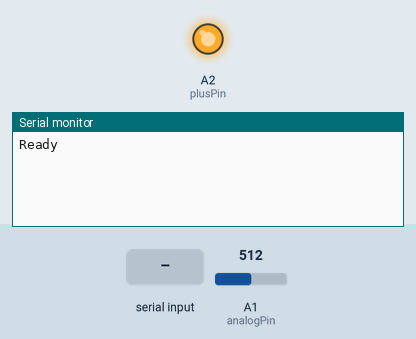
Recording of a sketch running on a simulated Arduino Uno, built with avr-gcc and run on an emulated ATmega328P. Shown: output pins drawn as LEDs (lit = HIGH), the last lines printed to the serial monitor. The inputs (shaded band) are chosen by the test bench; at power-on: A1 (analogPin) = 512. EEPROM starts erased.

Above: at 1.2 s.
1.3 s: "G" received over Serial
At 2.2 s:
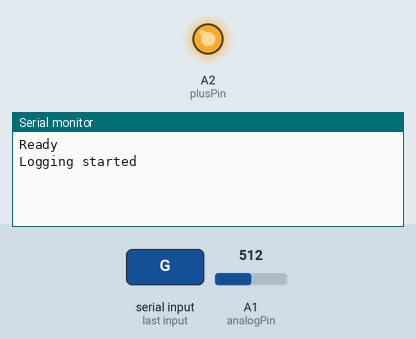
11.5 s: "c" received over Serial
At 12.4 s:
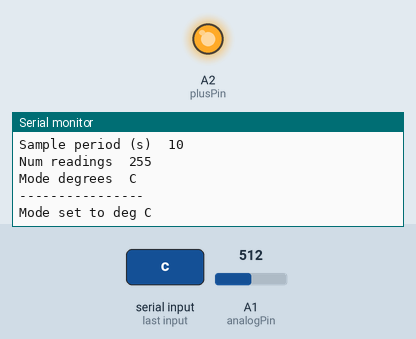
13.0 s: "f" received over Serial
At 13.5 s:
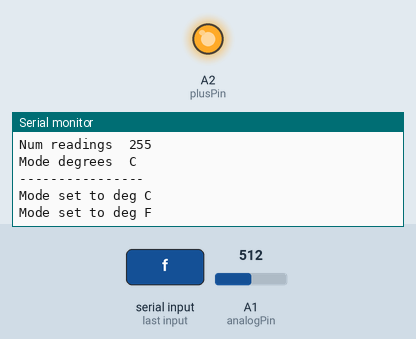

The sketch:

Project_13_temp_logger.ino
```cpp
// Project 13 - Temperature Logger
#include <EEPROM.h>

#define analogPin 1
#define gndPin A0
#define plusPin A2
#define maxReadings 1000

int lastReading = 0;

boolean loggingOn;
//long period = 300;
long period = 10000; // 10 seconds
long lastLoggingTime = 0;
char mode = 'C';

void setup()
{
   pinMode(gndPin, OUTPUT);
   pinMode(plusPin, OUTPUT);
   digitalWrite(gndPin, LOW);
   digitalWrite(plusPin, HIGH);

   Serial.begin(9600);
   Serial.println("Ready");

   lastReading = EEPROM.read(0); // First byte is reading position
   char sampleCh = (char)EEPROM.read(1);// Second is logging period '0' to'9'
   if (sampleCh > '0' && sampleCh <= '9')
   {
     setPeriod(sampleCh);
   }
   loggingOn = true;            // start logging on turn on
}

void loop()
{
  if (Serial.available())
  {
    char ch = Serial.read();
    if (ch == 'r' || ch == 'R')
    {
      sendBackdata();
    }
    else if (ch == 'x' || ch == 'X')
    {
      lastReading = 0;
      EEPROM.write(0, 0);
      Serial.println("Data cleared");
    }
    else if (ch == 'g' || ch == 'G')
    {
      loggingOn = true;
      Serial.println("Logging started");
    }
    else if (ch > '0' && ch <= '9')
    {
      setPeriod(ch);
    }
    else if (ch == 'c' or ch == 'C')
    {
      Serial.println("Mode set to deg C");
      mode = 'C';
    }
    else if (ch == 'f' or ch == 'F')
    {
      Serial.println("Mode set to deg F");
      mode = 'F';
    }
    else if (ch == '?')
    {
      reportStatus();
    }
  }
  long now = millis();
  if (loggingOn && (now > lastLoggingTime + period))
  {
    logReading();
    lastLoggingTime = now;
  }
}

void sendBackdata()
{
   loggingOn = false;
   Serial.println("Logging stopped");
   Serial.println("------ cut here ---------");
   Serial.print("Time (min)\tTemp (");
   Serial.print(mode);
   Serial.println(")");
   for (int i = 0; i < lastReading + 2; i++)
   {
      Serial.print((period * i) / 60000);
      Serial.print("\t");
      float temp = getReading(i);
      if (mode == 'F')
      {
        temp = (temp * 9) / 5 + 32;
      }
      Serial.println(temp);
   }
   Serial.println("------ cut here ---------");
}

void setPeriod(char ch)
{
   EEPROM.write(1, ch);
   long periodMins = ch - '0';
   Serial.print("Sample period set to: ");
   Serial.print(periodMins);
   Serial.println(" mins");
   period = periodMins * 60000;
}

void logReading()
{
  if (lastReading < maxReadings)
  {
    storeReading(measureTemp(), lastReading);
    lastReading++;
  }
  else
  {
    Serial.println("Full! logging stopped");
    loggingOn = false;
  }
}

float measureTemp()
{
  int a = analogRead(analogPin);
  float volts = a / 205.0;
  float temp = (volts - 0.5) * 100;
  return temp;
}

void storeReading(float reading, int index)
{
  EEPROM.write(0, (byte)index); // store the number of samples in byte 0
  byte compressedReading = (byte)((reading + 20.0) * 4);
  EEPROM.write(index + 2, compressedReading);
  reportStatus();
}

float getReading(int index)
{
  lastReading = EEPROM.read(0);
  byte compressedReading = EEPROM.read(index + 2);
  float uncompressesReading = (compressedReading / 4.0) - 20.0;
  return uncompressesReading;
}

void reportStatus()
{
 Serial.println("----------------");
 Serial.println("Status");
 Serial.print("Current Temp C");
 Serial.println(measureTemp());
 Serial.print("Sample period (s)\t");
 Serial.println(period / 1000);
 Serial.print("Num readings\t");
 Serial.println(lastReading);
 Serial.print("Mode degrees\t");
 Serial.println(mode);
 Serial.println("----------------");
}
```

Measured:
- after the input at 1.3 s, the serial monitor: prints a new line at once (image 1)
- after the input at 11.5 s, the serial monitor: prints a new line at once (image 2)
- after the input at 13.0 s, the serial monitor: prints a new line at once (image 3)
